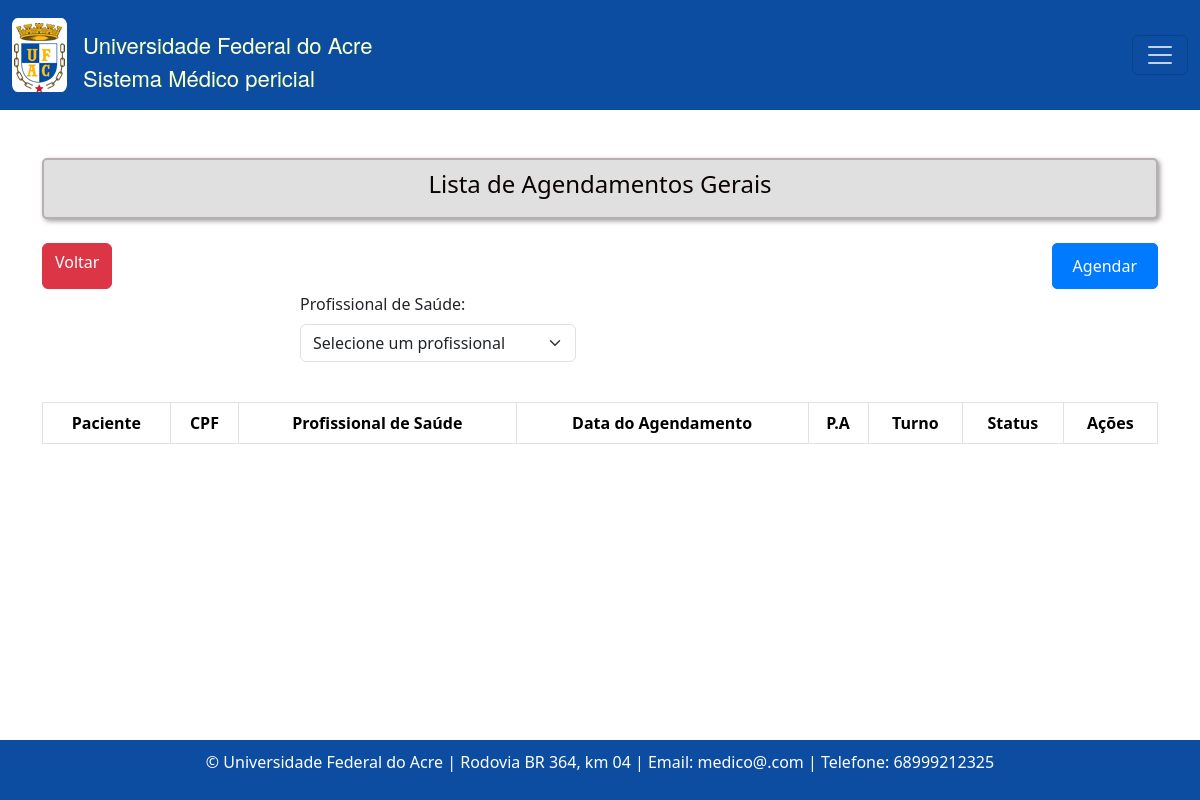
Page /agendamento/lista on the earlier database version.
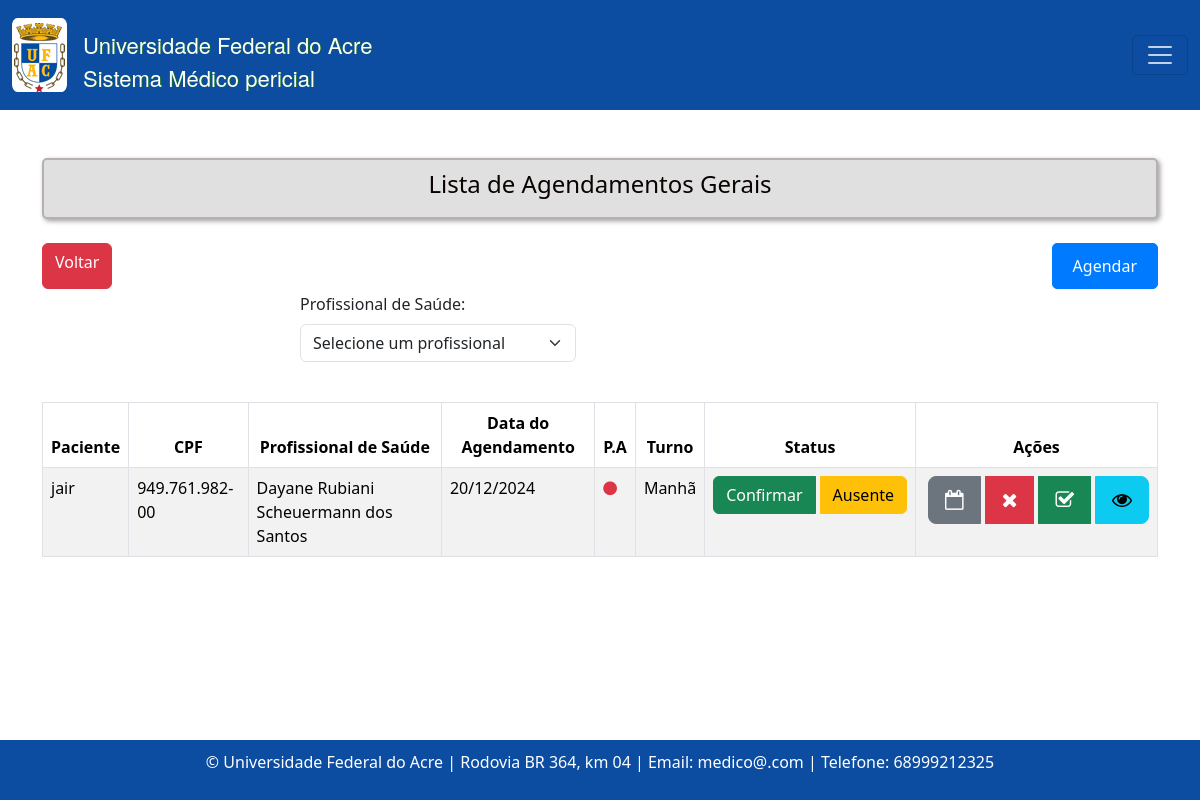
Same page on the later database version.
### consulta/models.py (models this page shows, shortened)
class Agendamento(models.Model):
    TURNO_CHOICES = [
        ('manha', 'Manhã'),
        ('tarde', 'Tarde'),
    ]
    status_atendimento = models.CharField(max_length=20, choices=[
        ('confirmado', 'Confirmado'),
        ('ausente', 'Ausente'),
        ('pendente', 'Pendente'),
    ], default='pendente')
    paciente = models.ForeignKey(Paciente, on_delete=models.CASCADE)
    profissional_saude = models.ForeignKey(Profissionaldasaude, on_delete=models.CASCADE)
    data_agendamento = models.DateTimeField(u'Data Agendamento', blank=False, null=False)
    turno = models.CharField(max_length=10, choices=TURNO_CHOICES)
    prioridade_atendimento = models.BooleanField(default=False)
    justificativa_cancelamento = models.TextField(blank=True, null=True)
    class Meta:
        ordering = ['-data_agendamento', 'paciente__nome']
        verbose_name = 'Agendamento'
        verbose_name_plural = 'Agendamentos'

class Paciente(models.Model):
    nome = models.CharField(max_length=100)
    data_nascimento = models.DateField(verbose_name='Data de Nascimento', validators=[data_nasc_valida])
    email = models.EmailField()
    rg = models.CharField(max_length=20)
    cpf = models.CharField(max_length=14, validators=[validate_cpf, MinLengthValidator(11)])
    sexo = models.CharField(max_length=1, choices=[('M', 'Masculino'), ('F', 'Feminino')])
    matricula = models.CharField(max_length=20)
    TIPO_PACIENTE_CHOICES = [
        ('Aluno', 'Aluno'),
        ('Servidor', 'Servidor'),
        ('Outro', 'Outro'),
    ]
    tipo_paciente = models.CharField(max_length=20, choices=TIPO_PACIENTE_CHOICES)
    cargo_funcao = models.CharField(max_length=50, default='', blank=True, null=True,)
    cep = models.CharField(max_length=9)
    cidade = models.CharField(max_length=50)
    bairro = models.CharField(max_length=50, default='')
    uf = models.CharField('UF', max_length=2, choices=UF_CHOICE, default='AC')
    numero = models.CharField(max_length=10)
    ddd_telefone = models.CharField(max_length=3)
    complemento = models.CharField(max_length=100, blank=True, null=True, default='')  # Adicionando o valor padrão aqui

class Profissionaldasaude(models.Model):
    usuario = models.ForeignKey(User, blank=True, null=True, on_delete=models.CASCADE)
    nome = models.CharField('Nome Completo', max_length=100)
    data_nascimento = models.DateField(u'Data de Nascimento', validators=[data_nasc_valida])
    email = models.EmailField()
    rg = models.CharField(max_length=20)
    cpf = models.CharField(max_length=14, validators=[validate_cpf, MinLengthValidator(11)])
    sexo = models.CharField(max_length=1, choices=[('M', 'Masculino'), ('F', 'Feminino')]) #O parâmetro choices em um campo CharField ou IntegerField é usado para fornecer uma lista de escolhas para esse campo
    identificacao_unica = models.CharField(max_length=50, default='')
    cep = models.CharField(max_length=9)
    cidade = models.CharField(max_length=50)
    bairro = models.CharField(max_length=50, default='')
    uf = models.CharField('UF', max_length=2, choices=UF_CHOICE, default='AC')
    numero = models.CharField(max_length=10)
    ddd_telefone = models.CharField('Telefone Celular', max_length=14, help_text='Com DDD.')
    complemento = models.CharField(max_length=100, blank=True, null=True, default='') # blank=True, null=True é pra dizer que não é obrigatorio
    area = models.CharField(max_length=50, default='')
    unidade_siass = models.CharField(max_length=50, default='')
    formacao = models.CharField(max_length=20)
    conselho = models.CharField(max_length=20)
    registro = models.CharField(max_length=20)
    class Meta:
        ordering = ['nome', ]
        verbose_name = 'Profissonal de saúde'
        verbose_name_plural = 'Profissonais de saúde'

### consulta/views.py (the view, shortened to what this page needs)
# urls.py: path('agendamento/lista', listar_agendamentos, name='agendamentoListagem'),
def listar_agendamentos(request):
    form = PesquisaAgendamentoForm(request.GET)
    agendamentos = Agendamento.objects.all()
    profissionais_saude = Profissionaldasaude.objects.all()
    profissional_id = request.GET.get('profissional_saude')
    agendamentos = agendamentos.order_by('-data_agendamento')
    return render(request, 'consultas/listagem_agendamentos.html', {'form': form, 'agendamentos': agendamentos, 'profissionais_saude': profissionais_saude})

### consulta/forms.py
class PesquisaAgendamentoForm(forms.Form):
    cpf = forms.CharField(label='', required=False, widget=forms.TextInput(attrs={'class': 'form-control', 'placeholder': 'Pesquise por CPF'}))
    data_agendamento = forms.DateField(label='', required=False, widget=forms.DateInput(attrs={'type': 'date', 'class': 'form-control'}))

### templates/consultas/listagem_agendamentos.html (shortened to what the changed rows need)
{% extends "base.html" %}
{% load static %}
{% block content %}
<div class="table-responsive">
  <table id="example" class="table table-striped nowrap table-bordered" style="width:100%">
    <thead>
      <tr class="custom-table-row">
        <th scope="col" class="text-center">Paciente</th>
        <th scope="col" class="text-center">CPF</th>
        <th scope="col" class="text-center">Profissional de Saúde</th>
        <th scope="col" class="text-center">Data do Agendamento</th>
        <th scope="col" class="text-center">P.A</th>
        <th scope="col" class="text-center">Turno</th>
        <th scope="col" class="text-center">Status</th>
        <th scope="col" class="text-center">Ações</th>
      </tr>
    </thead>
    <tbody>
      {% for agendamento in agendamentos %}
      <tr>
        <td>{{ agendamento.paciente.nome }}</td>
        <td>{{ agendamento.paciente.cpf }}</td>
        <td>{{ agendamento.profissional_saude.nome }}</td>
        <td>{{ agendamento.data_agendamento | date:"d/m/Y " }}</td>
        <td>
          {% if agendamento.prioridade_atendimento %}
          <i class="fa fa-circle text-success text-center" ></i>
          {% else %}
          <i class="fa fa-circle text-danger text-center" ></i>
          {% endif %}
        </td>
        <td>
          {% if agendamento.turno == 'manha' %}
          Manhã
          {% elif agendamento.turno == 'tarde' %}
          Tarde
          {% else %}
          {{ agendamento.turno }}
          {% endif %}
        </td>
        <td>
          {% if agendamento.status_atendimento == 'pendente' %}
          <div class="btn-group" role="group" aria-label="Status">
            <a href="{% url 'agendamentoConfirmar' agendamento.id %}" class="btn btn-success">Confirmar</a>
            <a href="{% url 'agendamentoAusente' agendamento.id %}" class="btn btn-warning ms-1">Ausente</a>
          </div>
          {% elif agendamento.status_atendimento == 'confirmado' %}
          Confirmado
          {% elif agendamento.status_atendimento == 'ausente' %}
          Ausente
          {% else %}
          <span class="text-success">Cancelado</span>
          {% endif %}
        </td>
        <td>
          <div class="btn-group" role="group" aria-label="Ações">
            <button type="button" class="btn btn-secondary ms-1 btn-lg custom-btn"
                    onclick="redirecionar('{% url 'reagendarAgendamento' agendamento.id %}')"
                    data-bs-toggle="tooltip" data-bs-placement="top" title='Reagendar'>
                <i class="fa fa-calendar-o" aria-hidden="true"></i>
            </button>
            <button type="button" class="btn btn-danger ms-1 btn-lg custom-btn" data-bs-toggle="modal"
                    data-bs-target="#cancelarModal{{ agendamento.id }}"
                    >
                <span data-bs-toggle="tooltip" data-bs-placement="top" title='Cancelar'>
                    <i class="fa fa-times" aria-hidden="true"></i>
                </span>
            </button>
            <button type="button" class="btn btn-success ms-1 btn-lg custom-btn"
                    onclick="redirecionar('{% url 'criar_atendimento' agendamento.id %}')"
                    data-bs-toggle="tooltip" data-bs-placement="top" title="Atender">
                <i class="fa fa-check-square-o" aria-hidden="true"></i>
            </button>
            <button type="button" class="btn btn-info ms-1 btn-lg custom-btn"
                    onclick="redirecionar('{% url 'confirmAgendamento' agendamento.id %}')"
                    data-bs-toggle="tooltip" data-bs-placement="top" title="Visualizar">
                <i class="fa fa-eye" aria-hidden="true"></i>
            </button>
          </div>
        </td>
      </tr>
      {% endfor %}
    </tbody>
  </table>
</div>
{% endblock %}

Differences in the rows shown:
added Agendamento: paciente.nome "jair", paciente.cpf "949.761.982-00", profissional_saude.nome "Dayane Rubiani Scheuermann dos Santos", data_agendamento "20/12/2024", prioridade_atendimento False (drawn), turno "Manhã", status_atendimento "Confirmar"
